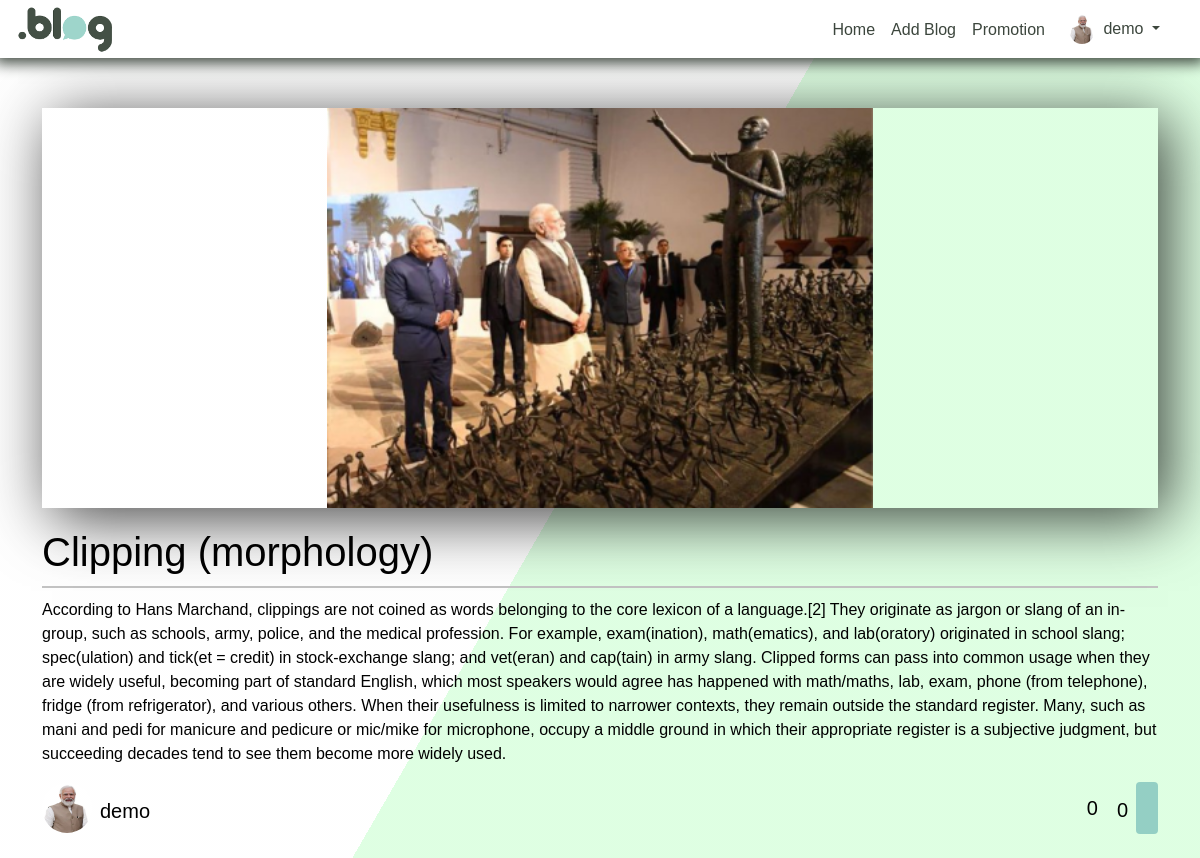
Page /single_post.php?post_id=28 (signed in) on the earlier database version.
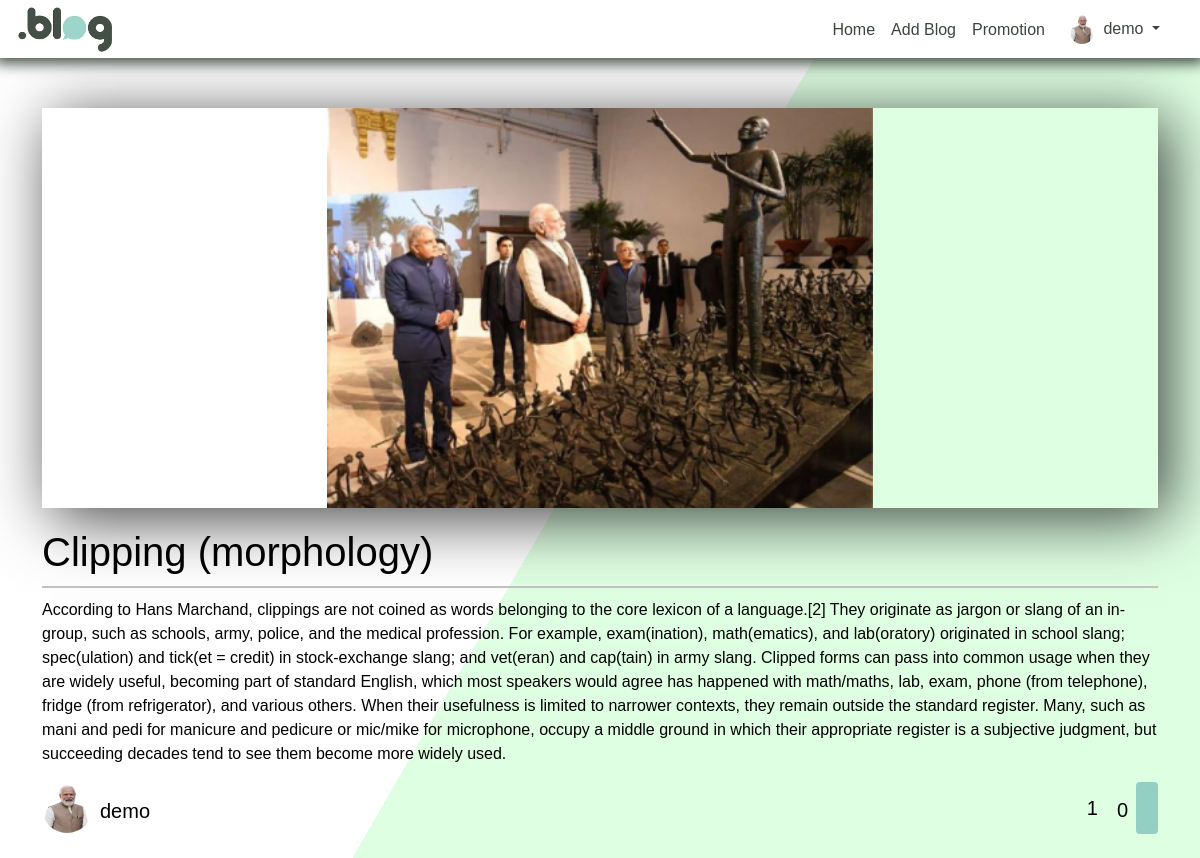
Same page on the later database version.
### tables this page shows
CREATE TABLE `blog_posts` (
  `post_id` int(11) NOT NULL,
  `user_id` int(11) NOT NULL,
  `title` text NOT NULL,
  `content` text NOT NULL,
  `like_count` int(11) DEFAULT NULL,
  `comment_count` int(11) DEFAULT NULL,
  `image` text,
  `category_id` int(11) NOT NULL,
  `created_at` datetime NOT NULL DEFAULT CURRENT_TIMESTAMP
);

### single_post.php (the view, shortened to what this page needs)
<!DOCTYPE html>
<html lang="en">
<head>
  <link rel="stylesheet" href="./vendor/css/single_post.css">
</head>
<body>
  <?php
  include "./navbar_dash.php";
  ?>
  <?php
  if (isset($_GET["post_id"])) {
    $post_id = $_GET["post_id"];
    $query = "SELECT * FROM blog_posts WHERE post_id=$post_id";
    $runquery = mysqli_query($conn, $query);
    if (mysqli_num_rows($runquery) == 1) {
      $row = mysqli_fetch_assoc($runquery);
      $user_id = $row["user_id"];
      $post_id = $row["post_id"];
      $title = $row["title"];
      $content = $row["content"];
      $image = $row["image"];
      $like_count = $row["like_count"];
      $comment_count = $row["comment_count"];
      if ($comment_count == null) {
        $comment_count = 0;
      }
      $query1 = "select * from users where user_id='$user_id'";
      $runquery1 = mysqli_query($conn, $query1);
      $user = mysqli_fetch_assoc($runquery1);
    }
  }
  ?>
  <div class="container">
    <div class="row">
      <div class="col-sm-12">
        <div class="card-2">
          <div class="thumbnail">
            <img class="left" src="<?= $image ?>" onerror="this.src='assets/site_logo.png'" />
          </div>
        </div>
        <div class="right">
          <h1>
            <?= $title ?>
          </h1>
          <div class="separator"></div>
          <p>
            <?= $content ?>
          </p>
          <div class="author mb-4">
            <div>
              <img src="<?= $user["image"] ?>" onerror="this.src='assets/profile.png'" />
              <h5 class="ms-2 mb-0 mt-3">
                <?= $user["name"] ?>
              </h5>
            </div>
            <div>
              <div class="d-flex align-items-center lc_icons ms-auto">
                <div onclick="likePost(<?= $post_id ?>)">
                </div>
                <div id="likeCount_<?= $post_id ?>" class="me-2">
                  <?= $like_count ?>
                </div>
                <a href="">
                  <?= $comment_count ?>
                </a>
                <form action="" method="POST">
                  <button class="btn btn-sm btn-custom ms-2" type="submit" name="save">
                  </button>
                </form>
              </div>
            </div>
          </div>
        </div>
      </div>
    </div>
  </div>
</body>
</html>

Differences in the rows shown:
changed blog_posts "Clipping (morphology)": like_count "0" → "1"
